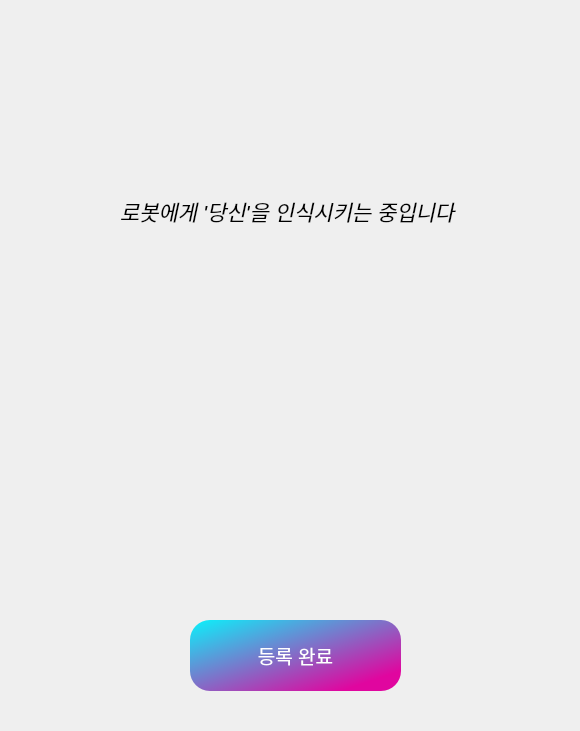
<?xml version="1.0" encoding="UTF-8"?>
<ui version="4.0">
 <class>Dialog</class>
 <widget class="QDialog" name="Dialog">
  <property name="geometry">
   <rect>
    <x>0</x>
    <y>0</y>
    <width>580</width>
    <height>731</height>
   </rect>
  </property>
  <property name="windowTitle">
   <string>Dialog</string>
  </property>
  <widget class="QLabel" name="label">
   <property name="geometry">
    <rect>
     <x>120</x>
     <y>180</y>
     <width>351</width>
     <height>61</height>
    </rect>
   </property>
   <property name="font">
    <font>
     <pointsize>16</pointsize>
     <italic>true</italic>
    </font>
   </property>
   <property name="text">
    <string>로봇에게 '당신'을 인식시키는 중입니다</string>
   </property>
  </widget>
  <widget class="QLabel" name="gif">
   <property name="geometry">
    <rect>
     <x>170</x>
     <y>250</y>
     <width>231</width>
     <height>221</height>
    </rect>
   </property>
   <property name="text">
    <string/>
   </property>
  </widget>
  <widget class="QPushButton" name="frameStartBtn">
   <property name="geometry">
    <rect>
     <x>190</x>
     <y>620</y>
     <width>211</width>
     <height>71</height>
    </rect>
   </property>
   <property name="font">
    <font>
     <pointsize>14</pointsize>
    </font>
   </property>
   <property name="layoutDirection">
    <enum>Qt::LeftToRight</enum>
   </property>
   <property name="styleSheet">
    <string notr="true">color: white;
	background-color: qlineargradient(spread:pad, x1:0, y1:0, x2:0.857143, y2:0.857955, stop:0 rgba(10, 242, 251, 255), stop:1 rgba(224, 6, 159, 255));
	border-radius: 20px;</string>
   </property>
   <property name="text">
    <string>등록 완료</string>
   </property>
  </widget>
 </widget>
 <resources/>
 <connections/>
</ui>
